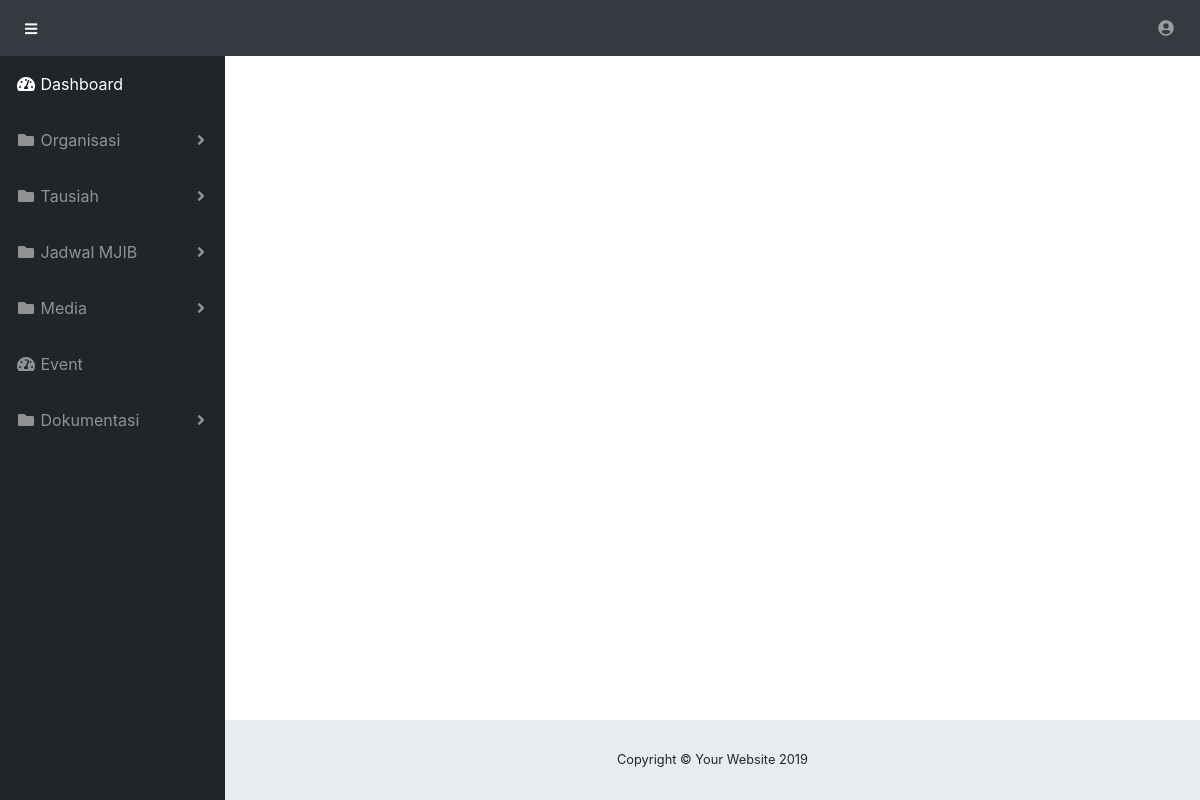
Before: /index.php/admin/BiografiPimpinanMJIB with the older database file.
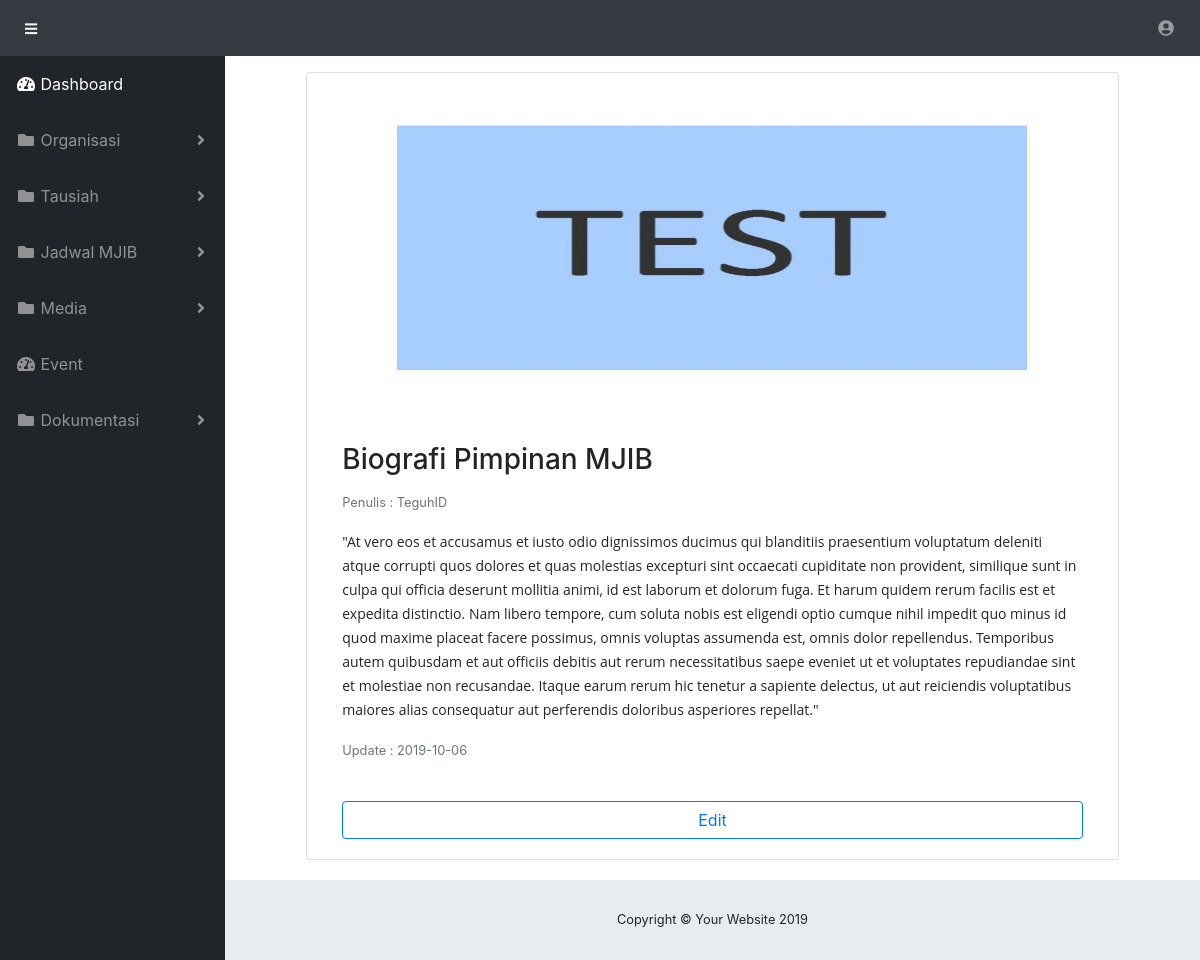
After: the same page with the newer database file.
### tables this page shows
CREATE TABLE `biografi_pimpinan_mjib` (
  `id` int(11) NOT NULL,
  `image` varchar(255) DEFAULT NULL,
  `biografi` longtext,
  `judul` varchar(255) DEFAULT NULL,
  `username` varchar(255) DEFAULT NULL,
  `updated_at` varchar(255) DEFAULT NULL
);

### application/controllers/Admin.php (called while the page is built, shortened)
<?php
class Admin extends CI_Controller {
	public function __construct()
	{
        $this->load->model('LoginModel');
        $this->load->model('AdminModel');
        $this->load->library('session');
	}
    public function BiografiPimpinanMJIB()
    {
        $data['biografiPimpinanMJIB']= $this->AdminModel->BiografiPimpinanMJIB()->result_array();
        $this->load->view('Admin/Organisasi/BiografiPimpinanMJIB', $data);
    }
}

### index.php (called while the page is built, shortened)
<?php
require_once BASEPATH.'core/CodeIgniter.php';

### application/models/AdminModel.php (called while the page is built, shortened)
<?php
class AdminModel extends CI_Model {
    public function BiografiPimpinanMJIB()
    {
        return $query = $this->db->get('biografi_pimpinan_mjib');
    }
}

### application/views/Admin/Organisasi/BiografiPimpinanMJIB.php (the view)
<?php $basedir = realpath(__DIR__); include($basedir . "..\..\Layout\Header.php");?>
<?php foreach ($biografiPimpinanMJIB as $data): ?>
<div class="row justify-content-center" style="margin-bottom:20px">
        <div class="card col-10">
        <?php if ($data['image'] == '') {?>
            <div class="row justify-content-center">
                <img src="<?php echo base_url('assets/admin/img/noimage.jpg')?>" width="630" height="350"><br>
            </div>
        <?php } else {?>
                <div class="row justify-content-center">
                <img src="<?php echo base_url('assets/admin/img/biografi/' . $data['image'])?>" width="630" height="350"><br>
            </div>
        <?php } ?>
            <div class="card-body">
                <h3 class="card-title"><?php echo $data['judul'];?></h3>
                <p class="card-text"><small class="text-muted">Penulis : <?php echo $data['username'];?></small></p>
                <p class="card-text"><?php echo $data['biografi'];?></p>
                <p class="card-text"><small class="text-muted">Update : <?php echo $data['updated_at'];?></small></p>
            </div>
            <a class="btn btn-outline-primary" href="<?php echo site_url('Admin/EditBiografiPimpinanMJIB/' . $data['id'])?>" style="margin:20px">Edit</a>
        </div>
    </div>
<?php endforeach; ?>
<?php $basedir = realpath(__DIR__); include($basedir . "..\..\Layout\Footer.php");?>

### application/views/Admin/Layout/Header.php (shortened to what this page needs)
<!DOCTYPE html>
<html lang="en">
<head>
  <link rel="stylesheet" href="https://cdnjs.cloudflare.com/ajax/libs/font-awesome/5.11.2/css/all.min.css">
  <link href="<?php echo base_url('assets/admin/')?>vendor/datatables/dataTables.bootstrap4.min.css" rel="stylesheet">
  <link href="<?php echo base_url('assets/admin/')?>css/sb-admin.min.css" rel="stylesheet">
</head>
<body id="page-top">
  <nav class="navbar navbar-expand navbar-dark bg-dark static-top">
    <button class="btn btn-link btn-sm text-white order-1 order-sm-0" id="sidebarToggle" href="<?php echo base_url('assets/admin/')?>#">
      <i class="fas fa-bars"></i>
    </button>
    <ul class="navbar-nav ml-auto ml-md-0">
      <li class="nav-item dropdown no-arrow">
        <a class="nav-link dropdown-toggle" href="<?php echo base_url('assets/admin/')?>#" id="userDropdown" role="button" data-toggle="dropdown" aria-haspopup="true" aria-expanded="false">
          <i class="fas fa-user-circle fa-fw"></i>
        </a>
      </li>
    </ul>
  </nav>
  <div id="wrapper">
    <ul class="sidebar navbar-nav">
      <li class="nav-item active">
        <a class="nav-link" href="<?php echo site_url('')?>/Admin/">
          <i class="fas fa-fw fa-tachometer-alt"></i>
          <span>Dashboard</span>
        </a>
      </li>
      <li class="nav-item dropdown">
        <a class="nav-link dropdown-toggle" href="<?php echo base_url('assets/admin/')?>#" id="pagesDropdown" role="button" data-toggle="dropdown" aria-haspopup="true" aria-expanded="false">
          <i class="fas fa-fw fa-folder"></i>
          <span>Organisasi</span>
        </a>
      </li>
      <li class="nav-item dropdown">
        <a class="nav-link dropdown-toggle" href="<?php echo base_url('assets/admin/AqidatulAwam')?>#" id="pagesDropdown" role="button" data-toggle="dropdown" aria-haspopup="true" aria-expanded="false">
          <i class="fas fa-fw fa-folder"></i>
          <span>Tausiah</span>
        </a>
      </li>
      <li class="nav-item dropdown">
        <a class="nav-link dropdown-toggle" href="<?php echo base_url('assets/admin/')?>#" id="pagesDropdown" role="button" data-toggle="dropdown" aria-haspopup="true" aria-expanded="false">
          <i class="fas fa-fw fa-folder"></i>
          <span>Jadwal MJIB</span>
        </a>
      </li>
      <li class="nav-item dropdown">
        <a class="nav-link dropdown-toggle" href="<?php echo base_url('assets/admin/')?>#" id="pagesDropdown" role="button" data-toggle="dropdown" aria-haspopup="true" aria-expanded="false">
          <i class="fas fa-fw fa-folder"></i>
          <span>Media</span>
        </a>
      </li>
      <li class="nav-item dropdown">
        <a class="nav-link" href="<?php echo site_url('')?>/Admin/">
          <i class="fas fa-fw fa-tachometer-alt"></i>
          <span>Event</span>
        </a>
      </li>
      <li class="nav-item dropdown">
        <a class="nav-link dropdown-toggle" href="<?php echo base_url('assets/admin/')?>#" id="pagesDropdown" role="button" data-toggle="dropdown" aria-haspopup="true" aria-expanded="false">
          <i class="fas fa-fw fa-folder"></i>
          <span>Dokumentasi</span>
        </a>
      </li>
    </ul>
    <div id="content-wrapper">
    <div class="container-fluid">

### application/views/Admin/Layout/Footer.php (shortened to what this page needs)
</div>
        <footer class="sticky-footer">
                <div class="container my-auto">
                <div class="copyright text-center my-auto">
                    <span>Copyright © Your Website 2019</span>
                </div>
                </div>
            </footer>
    </div>
  </div>
</body>
</html>

Changed rows visible on the page:
added biografi_pimpinan_mjib: image (picture), judul "Biografi Pimpinan MJIB", username "TeguhID", biografi "\"At vero eos et accusamus et iusto odio dignissimos ducimus qui blanditiis praesentium voluptatum deleniti atque corrupti quos dolores et quas molestias excepturi sint occaecati cupiditate non provident, similique sunt in culpa qui officia deserunt mollitia animi, id est laborum et dolorum fuga. Et harum quidem rerum facilis est et expedita distinctio. Nam libero tempore, cum soluta nobis est eligendi optio cumque nihil impedit quo minus id quod maxime placeat facere possimus, omnis voluptas assumenda est, omnis dolor repellendus. Temporibus autem quibusdam et aut officiis debitis aut rerum necessitatibus saepe eveniet ut et voluptates repudiandae sint et molestiae non recusandae. Itaque…", updated_at "2019-10-06"
